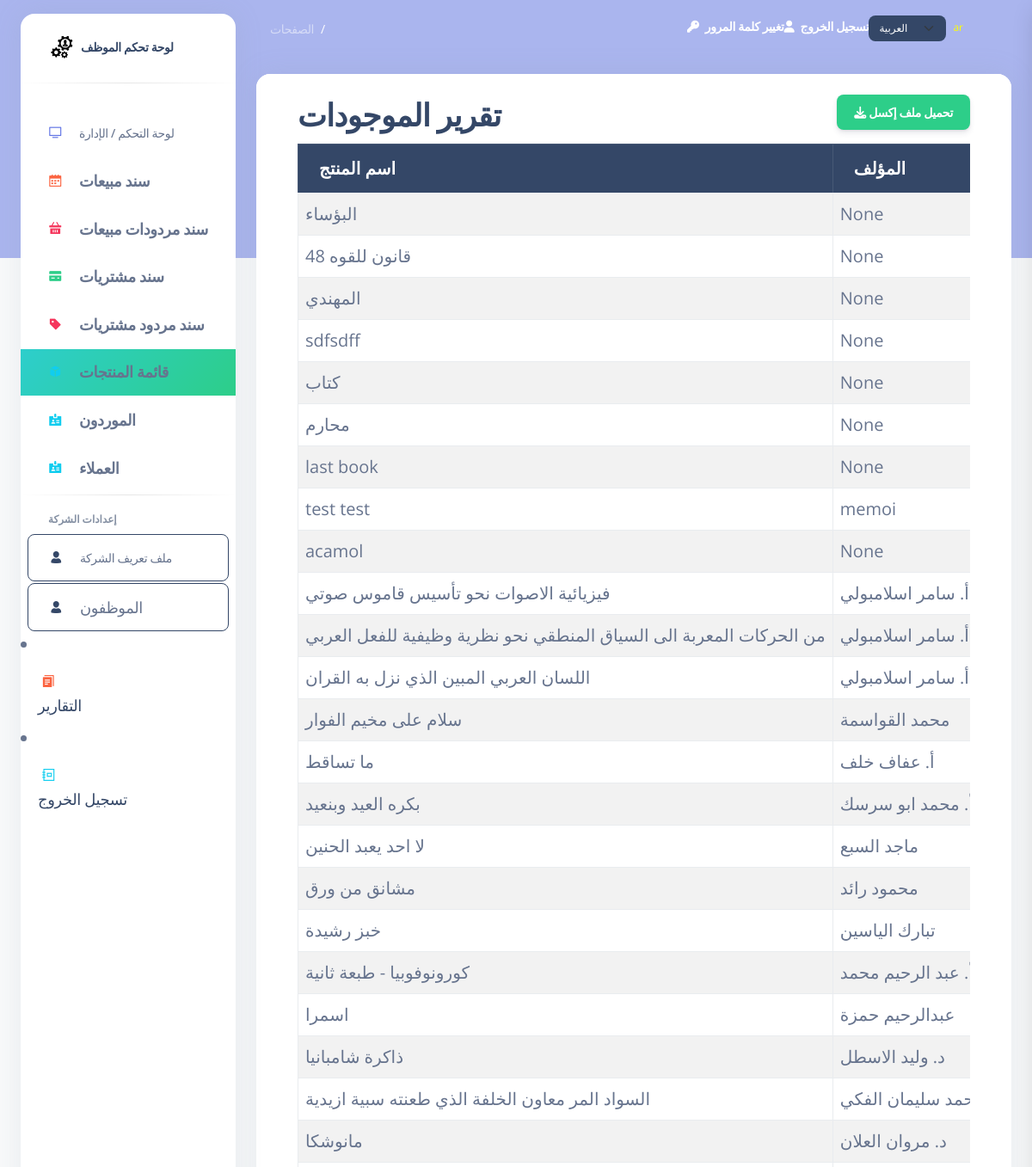
Page /stock_products_report/ (upper part) on the earlier database version.
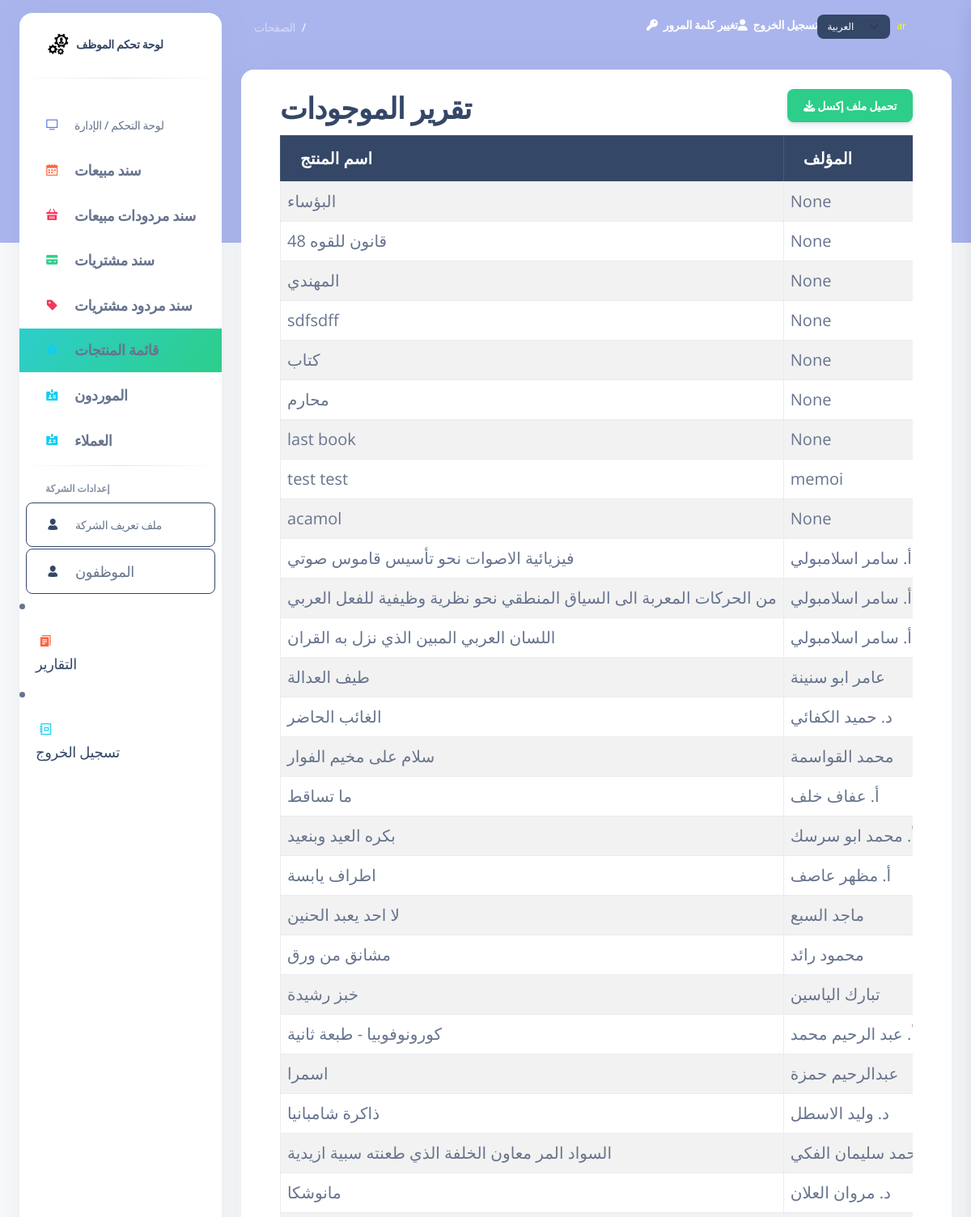
Same page on the later database version.
### my_app/models.py (models this page shows, shortened)
class Product(models.Model):
    product_name = models.CharField(max_length=255)
    quantity = models.IntegerField(default=0)
    purchasing_price = models.DecimalField(max_digits=6, decimal_places=2)
    sale_price = models.DecimalField(max_digits=6, decimal_places=2, null=True, blank=True)
    category = models.CharField(max_length=100, blank=True, null=True)
    expiry_date = models.DateField(blank=True, null=True)
    isbn = models.CharField(max_length=32, unique=True , null=True, blank=True)
    production_date = models.DateField(blank=True, null=True)
    author = models.CharField(max_length=255, blank=True, null=True)
    supplier = models.CharField(max_length=255, blank=True, null=True)#publisher
    employee = models.ForeignKey(Employee, related_name="products", on_delete=models.CASCADE, null=True, blank=True)
    created_at = models.DateTimeField(auto_now_add=True)
    updated_at = models.DateTimeField(auto_now=True)
    objects = ProductManager()

### my_app/views.py (the view)
# urls.py: path('stock_products_report/', views.stock_products_report, name='stock_products_report'),
def stock_products_report(request):
    products = models.Product.objects.filter(quantity__gt=0)
    context = {
        'products': products,
    }
    return render(request, 'stock_products_report.html', context)

### my_app/templates/stock_products_report.html (shortened to what this page needs)
{% extends 'layouts/base.html' %}
{% load i18n %}
{% block content %}
  <div class="card" id="printableTable">
    <div class="card-header">
        <div class="container">
            <div class="d-flex justify-content-between align-items-center">
                <h2>{% trans "Stock Products Report" %}</h2>
                <a href="{% url 'download_stock_products_excel' %}" class="btn btn-success">
                    <i class="fas fa-download"></i> {% trans "Download Excel" %}
                </a>
            </div>
            <div class="table-responsive p-0">
            <table class="table table-striped table-bordered">
                <thead class="table-dark">
                    <tr>
                        <th>{% trans "Product Name" %}</th>
                        <th>{% trans "Author" %}</th>
                    </tr>
                </thead>
                <tbody>
                    {% for product in products %}
                    <tr>
                        <td>{{ product.product_name }}</td>
                        <td>{{ product.author }}</td>
                    </tr>
                    {% endfor %}
                </tbody>
            </table>
        </div>
    </div>
  </div>
</div>
{% endblock %}

Differences in the rows shown:
now on this page (row edited): Product: product_name "طيف العدالة", author "عامر ابو سنينة"
now on this page (row edited): Product: product_name "الغائب الحاضر", author "د. حميد الكفائي"
now on this page (row edited): Product: product_name "اطراف يابسة", author "أ. مظهر عاصف"
